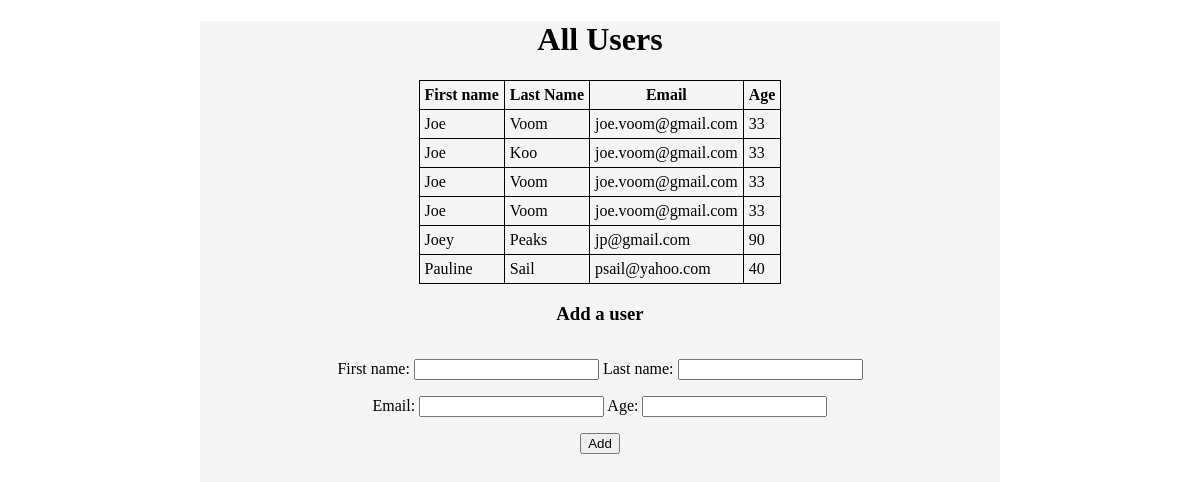
The page / on the database its author committed.
### users_app/models.py (models this page shows, shortened)
class users(models.Model):
    first_name = models.CharField(max_length=45)
    last_name = models.CharField(max_length=45)
    email_address = models.CharField(max_length=255)
    age = models.IntegerField()
    created_at = models.DateTimeField(auto_now_add=True)
    updated_at = models.DateTimeField(auto_now_add=True)

### users_app/views.py (the view)
# urls.py: path('', views.index),
def index(request):
    context = {
        'all_users': users.objects.all()
    }
    return render(request, 'index.html', context)

### users_app/templates/index.html (shortened to what this page needs)
<!DOCTYPE html>
<html lang="en">
<head>
    {% load static %}
    <link rel="stylesheet" href="{% static 'css/style.css' %}">
</head>
<body>
    <div class = "wrapper">
        <h1>All Users</h1>
        <table>
            <thead>
                <tr>
                    <th>First name</th>
                    <th>Last Name</th>
                    <th>Email</th>
                    <th>Age</th>
                </tr>
            </thead>
            <tbody>
                {% for users in all_users %}
                <tr>
                    <td>{{ users.first_name }}</td>
                    <td>{{ users.last_name }}</td>
                    <td>{{ users.email_address }}</td>
                    <td>{{ users.age }}</td>
                </tr>
                {% endfor %}
            </tbody>
        </table>
        <h3>Add a user</h3>
        <div class="form">
            <form action = "/create" method="POST">
                    <p>
                        <label for="first_name">First name: </label>
                        <input type="text" id="first_name" name="first_name">
                        <label for="last_name">Last name: </label>
                        <input type="text" id="last_name" name="last_name">
                    </p>
                    <p>
                        <label for = "text" id ="email_address">Email: </label>
                        <input type="text" id="email_address" name = "email_address">
                        <label for = "text" id ="age">Age: </label>
                        <input type="text" id="age" name = "age">
                    </p>
                    <p><button>Add</button>
            </form>
        </div>
    </div>
</body>
</html>

### users_app/static/css/style.css (style rules this page uses)
.wrapper { margin: 0px auto; background-color: whitesmoke; width: 800px; height: 800px; }
h1 { text-align: center; }
table,tr,th,td { border: 1px solid black; border-collapse: collapse; padding: 5px; align-content: center; }
table { margin-left: auto; margin-right: auto; }
h3 { text-align: center; }
div.form { display: block; text-align: center; }
form { display: inline-block; margin-left: auto; margin-right: auto; }

### rows shown on the page
users: first_name "Joe", last_name "Voom", email_address "joe.voom@gmail.com", age "33"
users: first_name "Joe", last_name "Koo", email_address "joe.voom@gmail.com", age "33"
users: first_name "Joe", last_name "Voom", email_address "joe.voom@gmail.com", age "33"
users: first_name "Joe", last_name "Voom", email_address "joe.voom@gmail.com", age "33"
users: first_name "Joey", last_name "Peaks", email_address "jp@gmail.com", age "90"
users: first_name "Pauline", last_name "Sail", email_address "psail@yahoo.com", age "40"
